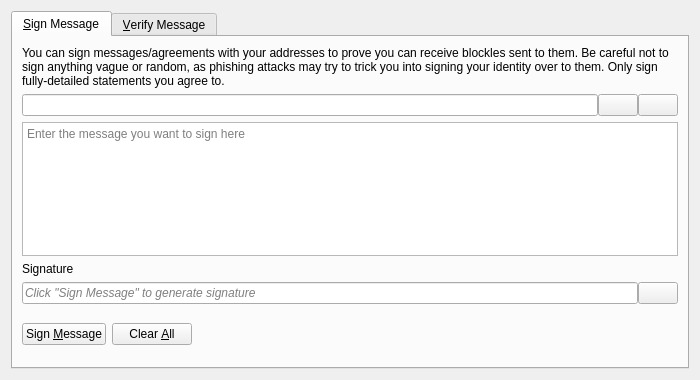
<?xml version="1.0" encoding="UTF-8"?>
<ui version="4.0">
 <class>SignVerifyMessageDialog</class>
 <widget class="QDialog" name="SignVerifyMessageDialog">
  <property name="geometry">
   <rect>
    <x>0</x>
    <y>0</y>
    <width>700</width>
    <height>380</height>
   </rect>
  </property>
  <property name="windowTitle">
   <string>Signatures - Sign / Verify a Message</string>
  </property>
  <property name="modal">
   <bool>true</bool>
  </property>
  <layout class="QVBoxLayout" name="verticalLayout">
   <item>
    <widget class="QTabWidget" name="tabWidget">
     <property name="currentIndex">
      <number>0</number>
     </property>
     <widget class="QWidget" name="tabSignMessage">
      <attribute name="title">
       <string>&amp;Sign Message</string>
      </attribute>
      <layout class="QVBoxLayout" name="verticalLayout_SM">
       <item>
        <widget class="QLabel" name="infoLabel_SM">
         <property name="text">
          <string>You can sign messages/agreements with your addresses to prove you can receive blockles sent to them. Be careful not to sign anything vague or random, as phishing attacks may try to trick you into signing your identity over to them. Only sign fully-detailed statements you agree to.</string>
         </property>
         <property name="textFormat">
          <enum>Qt::PlainText</enum>
         </property>
         <property name="wordWrap">
          <bool>true</bool>
         </property>
        </widget>
       </item>
       <item>
        <layout class="QHBoxLayout" name="horizontalLayout_1_SM">
         <property name="spacing">
          <number>0</number>
         </property>
         <item>
          <widget class="QValidatedLineEdit" name="addressIn_SM">
           <property name="toolTip">
            <string>The blockle address to sign the message with</string>
           </property>
          </widget>
         </item>
         <item>
          <widget class="QPushButton" name="addressBookButton_SM">
           <property name="toolTip">
            <string>Choose previously used address</string>
           </property>
           <property name="text">
            <string/>
           </property>
           <property name="icon">
            <iconset resource="../blockle.qrc">
             <normaloff>:/icons/address-book</normaloff>:/icons/address-book</iconset>
           </property>
           <property name="shortcut">
            <string>Alt+A</string>
           </property>
           <property name="autoDefault">
            <bool>false</bool>
           </property>
          </widget>
         </item>
         <item>
          <widget class="QPushButton" name="pasteButton_SM">
           <property name="toolTip">
            <string>Paste address from clipboard</string>
           </property>
           <property name="text">
            <string/>
           </property>
           <property name="icon">
            <iconset resource="../blockle.qrc">
             <normaloff>:/icons/editpaste</normaloff>:/icons/editpaste</iconset>
           </property>
           <property name="shortcut">
            <string>Alt+P</string>
           </property>
           <property name="autoDefault">
            <bool>false</bool>
           </property>
          </widget>
         </item>
        </layout>
       </item>
       <item>
        <widget class="QPlainTextEdit" name="messageIn_SM">
         <property name="toolTip">
          <string>Enter the message you want to sign here</string>
         </property>
         <property name="placeholderText">
          <string>Enter the message you want to sign here</string>
         </property>
        </widget>
       </item>
       <item>
        <widget class="QLabel" name="signatureLabel_SM">
         <property name="text">
          <string>Signature</string>
         </property>
         <property name="textFormat">
          <enum>Qt::PlainText</enum>
         </property>
        </widget>
       </item>
       <item>
        <layout class="QHBoxLayout" name="horizontalLayout_2_SM">
         <property name="spacing">
          <number>0</number>
         </property>
         <item>
          <widget class="QLineEdit" name="signatureOut_SM">
           <property name="placeholderText">
            <string>Click "Sign Message" to generate signature</string>
           </property>
           <property name="font">
            <font>
             <italic>true</italic>
            </font>
           </property>
           <property name="readOnly">
            <bool>true</bool>
           </property>
          </widget>
         </item>
         <item>
          <widget class="QPushButton" name="copySignatureButton_SM">
           <property name="toolTip">
            <string>Copy the current signature to the system clipboard</string>
           </property>
           <property name="text">
            <string/>
           </property>
           <property name="icon">
            <iconset resource="../blockle.qrc">
             <normaloff>:/icons/editcopy</normaloff>:/icons/editcopy</iconset>
           </property>
           <property name="autoDefault">
            <bool>false</bool>
           </property>
          </widget>
         </item>
        </layout>
       </item>
       <item>
        <layout class="QHBoxLayout" name="horizontalLayout_3_SM">
         <item>
          <widget class="QPushButton" name="signMessageButton_SM">
           <property name="toolTip">
            <string>Sign the message to prove you own this blockle address</string>
           </property>
           <property name="text">
            <string>Sign &amp;Message</string>
           </property>
           <property name="icon">
            <iconset resource="../blockle.qrc">
             <normaloff>:/icons/edit</normaloff>:/icons/edit</iconset>
           </property>
           <property name="autoDefault">
            <bool>false</bool>
           </property>
          </widget>
         </item>
         <item>
          <widget class="QPushButton" name="clearButton_SM">
           <property name="toolTip">
            <string>Reset all sign message fields</string>
           </property>
           <property name="text">
            <string>Clear &amp;All</string>
           </property>
           <property name="icon">
            <iconset resource="../blockle.qrc">
             <normaloff>:/icons/remove</normaloff>:/icons/remove</iconset>
           </property>
           <property name="autoDefault">
            <bool>false</bool>
           </property>
          </widget>
         </item>
         <item>
          <spacer name="horizontalSpacer_1_SM">
           <property name="orientation">
            <enum>Qt::Horizontal</enum>
           </property>
           <property name="sizeHint" stdset="0">
            <size>
             <width>40</width>
             <height>48</height>
            </size>
           </property>
          </spacer>
         </item>
         <item>
          <widget class="QLabel" name="statusLabel_SM">
           <property name="font">
            <font>
             <weight>75</weight>
             <bold>true</bold>
            </font>
           </property>
           <property name="text">
            <string/>
           </property>
           <property name="wordWrap">
            <bool>true</bool>
           </property>
          </widget>
         </item>
         <item>
          <spacer name="horizontalSpacer_2_SM">
           <property name="orientation">
            <enum>Qt::Horizontal</enum>
           </property>
           <property name="sizeHint" stdset="0">
            <size>
             <width>40</width>
             <height>48</height>
            </size>
           </property>
          </spacer>
         </item>
        </layout>
       </item>
      </layout>
     </widget>
     <widget class="QWidget" name="tabVerifyMessage">
      <attribute name="title">
       <string>&amp;Verify Message</string>
      </attribute>
      <layout class="QVBoxLayout" name="verticalLayout_VM">
       <item>
        <widget class="QLabel" name="infoLabel_VM">
         <property name="text">
          <string>Enter the receiver's address, message (ensure you copy line breaks, spaces, tabs, etc. exactly) and signature below to verify the message. Be careful not to read more into the signature than what is in the signed message itself, to avoid being tricked by a man-in-the-middle attack. Note that this only proves the signing party receives with the address, it cannot prove sendership of any transaction!</string>
         </property>
         <property name="textFormat">
          <enum>Qt::PlainText</enum>
         </property>
         <property name="alignment">
          <set>Qt::AlignLeading|Qt::AlignLeft|Qt::AlignTop</set>
         </property>
         <property name="wordWrap">
          <bool>true</bool>
         </property>
        </widget>
       </item>
       <item>
        <layout class="QHBoxLayout" name="horizontalLayout_1_VM">
         <property name="spacing">
          <number>0</number>
         </property>
         <item>
          <widget class="QValidatedLineEdit" name="addressIn_VM">
           <property name="toolTip">
            <string>The blockle address the message was signed with</string>
           </property>
          </widget>
         </item>
         <item>
          <widget class="QPushButton" name="addressBookButton_VM">
           <property name="toolTip">
            <string>Choose previously used address</string>
           </property>
           <property name="text">
            <string/>
           </property>
           <property name="icon">
            <iconset resource="../blockle.qrc">
             <normaloff>:/icons/address-book</normaloff>:/icons/address-book</iconset>
           </property>
           <property name="shortcut">
            <string>Alt+A</string>
           </property>
           <property name="autoDefault">
            <bool>false</bool>
           </property>
          </widget>
         </item>
        </layout>
       </item>
       <item>
        <widget class="QPlainTextEdit" name="messageIn_VM">
          <property name="toolTip">
            <string>The signed message to verify</string>
          </property>
          <property name="placeholderText">
            <string>The signed message to verify</string>
          </property>
        </widget>
       </item>
       <item>
        <widget class="QValidatedLineEdit" name="signatureIn_VM">
          <property name="toolTip">
            <string>The signature given when the message was signed</string>
          </property>
          <property name="placeholderText">
            <string>The signature given when the message was signed</string>
          </property>
        </widget>
       </item>
       <item>
        <layout class="QHBoxLayout" name="horizontalLayout_2_VM">
         <item>
          <widget class="QPushButton" name="verifyMessageButton_VM">
           <property name="toolTip">
            <string>Verify the message to ensure it was signed with the specified blockle address</string>
           </property>
           <property name="text">
            <string>Verify &amp;Message</string>
           </property>
           <property name="icon">
            <iconset resource="../blockle.qrc">
             <normaloff>:/icons/transaction_0</normaloff>:/icons/transaction_0</iconset>
           </property>
           <property name="autoDefault">
            <bool>false</bool>
           </property>
          </widget>
         </item>
         <item>
          <widget class="QPushButton" name="clearButton_VM">
           <property name="toolTip">
            <string>Reset all verify message fields</string>
           </property>
           <property name="text">
            <string>Clear &amp;All</string>
           </property>
           <property name="icon">
            <iconset resource="../blockle.qrc">
             <normaloff>:/icons/remove</normaloff>:/icons/remove</iconset>
           </property>
           <property name="autoDefault">
            <bool>false</bool>
           </property>
          </widget>
         </item>
         <item>
          <spacer name="horizontalSpacer_1_VM">
           <property name="orientation">
            <enum>Qt::Horizontal</enum>
           </property>
           <property name="sizeHint" stdset="0">
            <size>
             <width>40</width>
             <height>48</height>
            </size>
           </property>
          </spacer>
         </item>
         <item>
          <widget class="QLabel" name="statusLabel_VM">
           <property name="font">
            <font>
             <weight>75</weight>
             <bold>true</bold>
            </font>
           </property>
           <property name="text">
            <string/>
           </property>
           <property name="wordWrap">
            <bool>true</bool>
           </property>
          </widget>
         </item>
         <item>
          <spacer name="horizontalSpacer_2_VM">
           <property name="orientation">
            <enum>Qt::Horizontal</enum>
           </property>
           <property name="sizeHint" stdset="0">
            <size>
             <width>40</width>
             <height>48</height>
            </size>
           </property>
          </spacer>
         </item>
        </layout>
       </item>
      </layout>
     </widget>
    </widget>
   </item>
  </layout>
 </widget>
 <customwidgets>
  <customwidget>
   <class>QValidatedLineEdit</class>
   <extends>QLineEdit</extends>
   <header>qt/qvalidatedlineedit.h</header>
  </customwidget>
 </customwidgets>
 <resources>
  <include location="../blockle.qrc"/>
 </resources>
 <connections/>
</ui>
